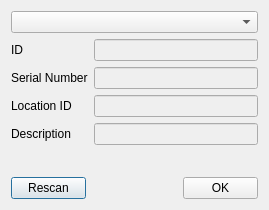
<?xml version="1.0" encoding="UTF-8"?>
<ui version="4.0">
 <class>FTDIDeviceChooserDialog</class>
 <widget class="QDialog" name="FTDIDeviceChooserDialog">
  <property name="geometry">
   <rect>
    <x>0</x>
    <y>0</y>
    <width>269</width>
    <height>210</height>
   </rect>
  </property>
  <property name="windowTitle">
   <string>LED Driver Connection</string>
  </property>
  <layout class="QGridLayout" name="gridLayout_2">
   <item row="0" column="0">
    <widget class="QComboBox" name="comboBox">
     <property name="minimumSize">
      <size>
       <width>245</width>
       <height>0</height>
      </size>
     </property>
    </widget>
   </item>
   <item row="1" column="0">
    <layout class="QGridLayout" name="gridLayout">
     <item row="3" column="0">
      <widget class="QLabel" name="label_3">
       <property name="text">
        <string>Description</string>
       </property>
      </widget>
     </item>
     <item row="2" column="0">
      <widget class="QLabel" name="label_4">
       <property name="text">
        <string>Location ID</string>
       </property>
      </widget>
     </item>
     <item row="0" column="0">
      <widget class="QLabel" name="label">
       <property name="text">
        <string>ID</string>
       </property>
      </widget>
     </item>
     <item row="1" column="1">
      <widget class="QLineEdit" name="serialNumber">
       <property name="enabled">
        <bool>false</bool>
       </property>
      </widget>
     </item>
     <item row="1" column="0">
      <widget class="QLabel" name="label_2">
       <property name="text">
        <string>Serial Number</string>
       </property>
      </widget>
     </item>
     <item row="3" column="1">
      <widget class="QLineEdit" name="description">
       <property name="enabled">
        <bool>false</bool>
       </property>
      </widget>
     </item>
     <item row="2" column="1">
      <widget class="QLineEdit" name="locationID">
       <property name="enabled">
        <bool>false</bool>
       </property>
      </widget>
     </item>
     <item row="0" column="1">
      <widget class="QLineEdit" name="id">
       <property name="enabled">
        <bool>false</bool>
       </property>
       <property name="minimumSize">
        <size>
         <width>160</width>
         <height>0</height>
        </size>
       </property>
       <property name="maximumSize">
        <size>
         <width>16777215</width>
         <height>16777215</height>
        </size>
       </property>
      </widget>
     </item>
    </layout>
   </item>
   <item row="2" column="0">
    <spacer name="verticalSpacer_2">
     <property name="orientation">
      <enum>Qt::Vertical</enum>
     </property>
     <property name="sizeHint" stdset="0">
      <size>
       <width>20</width>
       <height>26</height>
      </size>
     </property>
    </spacer>
   </item>
   <item row="3" column="0">
    <layout class="QHBoxLayout" name="horizontalLayout">
     <item>
      <widget class="QPushButton" name="btnRescan">
       <property name="maximumSize">
        <size>
         <width>75</width>
         <height>16777215</height>
        </size>
       </property>
       <property name="text">
        <string>Rescan</string>
       </property>
      </widget>
     </item>
     <item>
      <spacer name="horizontalSpacer">
       <property name="orientation">
        <enum>Qt::Horizontal</enum>
       </property>
       <property name="sizeHint" stdset="0">
        <size>
         <width>40</width>
         <height>20</height>
        </size>
       </property>
      </spacer>
     </item>
     <item>
      <widget class="QPushButton" name="btnOk">
       <property name="maximumSize">
        <size>
         <width>75</width>
         <height>16777215</height>
        </size>
       </property>
       <property name="text">
        <string>OK</string>
       </property>
      </widget>
     </item>
    </layout>
   </item>
  </layout>
 </widget>
 <resources/>
 <connections/>
</ui>
